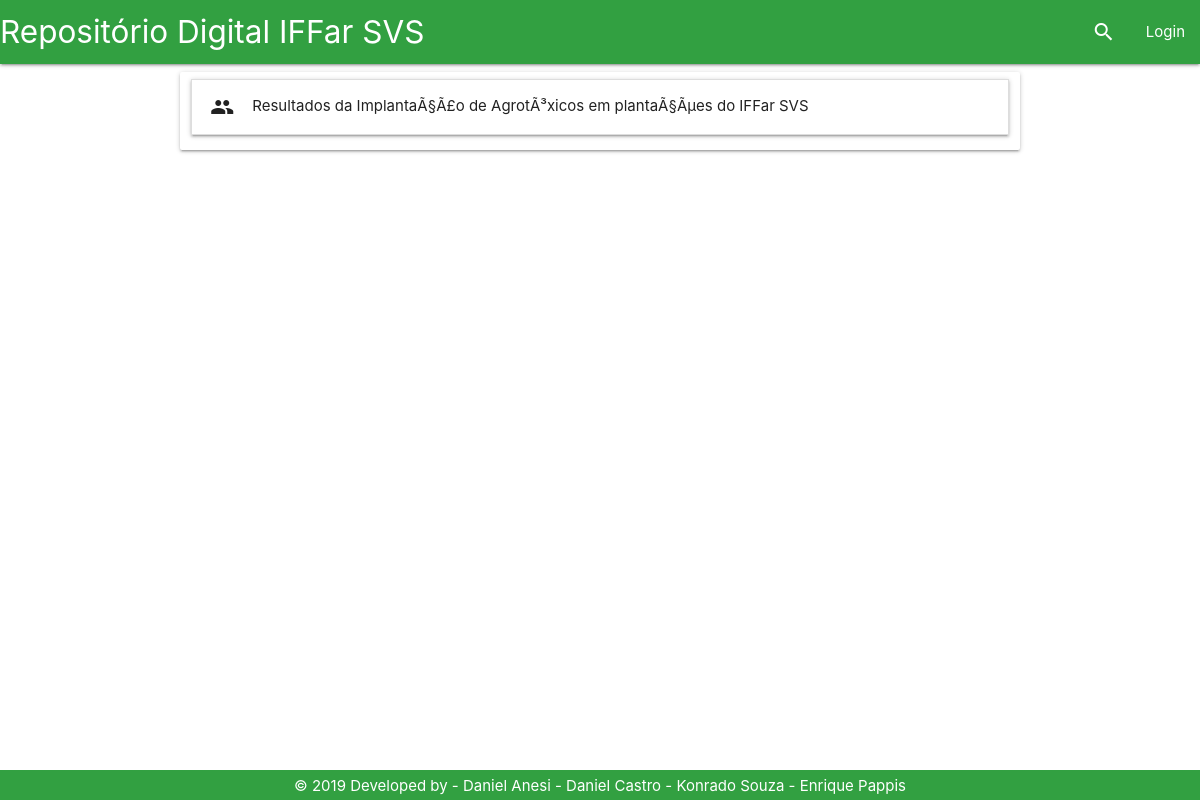
Before: /Tela/producaoCientifica.php with the older database file.
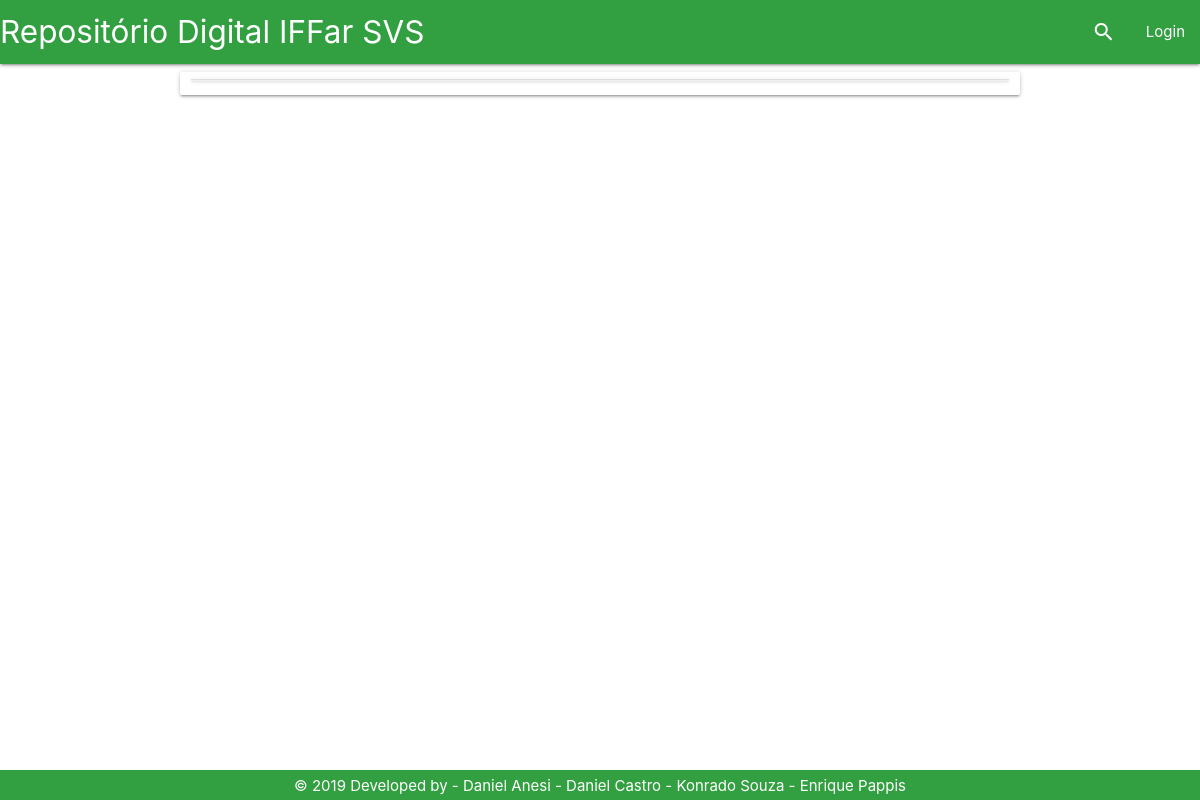
After: the same page with the newer database file.
### tables this page shows
CREATE TABLE `trabalho` (
  `id_trabalho` int(11) NOT NULL,
  `id_usuario` int(11) NOT NULL,
  `nome` varchar(200) NOT NULL,
  `resumo` varchar(4500) NOT NULL,
  `categoria` varchar(20) NOT NULL,
  `autores` varchar(200) NOT NULL,
  `orientadores` varchar(200) DEFAULT NULL,
  `coorientadores` varchar(200) DEFAULT NULL,
  `palavras_chave` varchar(100) NOT NULL,
  `data_submissao` varchar(40) DEFAULT NULL,
  `caminho` varchar(80) NOT NULL,
  `id_curso` int(11) NOT NULL,
  `numero_acessos` int(11) DEFAULT NULL,
  `numero_downloads` int(11) DEFAULT NULL
);

### Controle/trabalhoPDO.php (called while the page is built, shortened)
<?php
if (realpath('./index.php')) {
    include_once './Controle/conexao.php';
    include_once './Controle/usuarioPDO.php';
    include_once './Modelo/Trabalho.php';
    include_once './Modelo/Usuario.php';
} else {
    if (realpath('../index.php')) {
        include_once '../Modelo/Trabalho.php';
    }
}
class TrabalhoPDO {
    public function selectTrabalhoCategoria($categoria) {
        $con = new conexao();
        $pdo = $con->getConexao();
        $stmt = $pdo->prepare('select * from trabalho where categoria = :categoria;');
        $stmt->bindValue(':categoria', $categoria);
        $stmt->execute();
        if ($stmt->rowCount() > 0) {
            return $stmt;
        } else {
            return false;
        }
    }
}

### Modelo/Trabalho.php (called while the page is built, shortened)
<?php
class trabalho{
private $nome;
public function __construct() {
    if (func_num_args() != 0) {
        $atributos = func_get_args()[0];
        }
    }
     public function getNome(){
         return $this->nome;
     }
}

### Tela/producaoCientifica.php (the view, shortened to what this page needs)
<!DOCTYPE html>
<?php
if (realpath('./index.php')) {
    include_once './Controle/conexao.php';
    include_once './Controle/trabalhoPDO.php';
    include_once './Modelo/Usuario.php';
    include_once './Modelo/Trabalho.php';
} else {
    include_once '../Controle/trabalhoPDO.php';
    include_once '../Modelo/Trabalho.php';
}
include_once '../Base/header.php';
?>
<html>
    <head>
    </head>
    <body>
        <div class="container">
            <div class="row">
                <div class="col l12 card">
                    <ul class="collapsible">
                        <?php
                        $trabalhoListar = new trabalhoPDO();
                        $sql = $trabalhoListar->selectTrabalhoCategoria('producaocientifica');
                        if ($sql != false) {
                            while ($resultado = $sql->fetch()) {
                                $tr = new trabalho($resultado);
                                ?>
                                <li>
                                    <div class="collapsible-header"><i class="material-icons">group</i><?php echo $tr->getNome(); ?></div>
                                </li>
                                <?php
                            }
                        }
                        ?>
                    </ul>
                </div>
            </div>
        </div>
        <?php
        include_once '../Base/footer.php';
        ?>
    </body>
</html>

Changed rows visible on the page:
removed trabalho: nome "Resultados da ImplantaÃ§Ã£o de AgrotÃ³xicos em plantaÃ§Ãµes do IFFar SVS"
